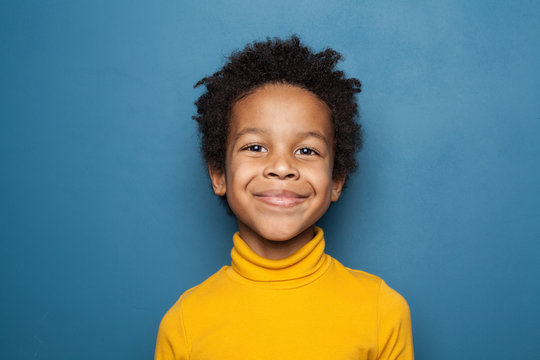
#> input picture Python/CV/1.jpg, 540 x 360 px
$ python 2.py
#> lines starting #> are read from the running program, lines starting #| are printed output that depends on the picture
import cv2

#Load the image
img = cv2.imread('1.jpg')
#> img is the input picture: shape (360, 540, 3); mean B, G, R 127.2, 125, 92.4

#Convert to image to grayscale
gray = cv2.cvtColor(img, cv2.COLOR_BGR2GRAY)
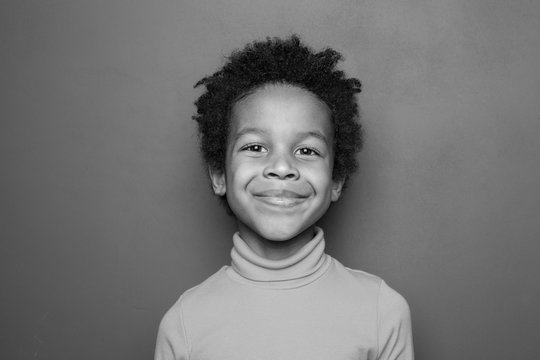
#> gray: shape (360, 540); min 1, max 240, mean 115.5

#Resize the img to 224x224
resized_img = cv2.resize(gray, (224, 224))
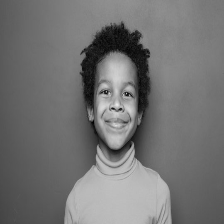
#> resized_img: shape (224, 224); min 1, max 233, mean 115.4

#Display the resized grayscale image in a single window
cv2.imshow("Processed Image", resized_img)

#Wait for a key press
key = cv2.waitKey(0) #Wait indefinitely for a key press
#> (key Esc is pressed here)

#Check if the "S" key was pressed
if key == ord("s"): #ord("s") returns the ASCII value of "s"
    #Save the processed image when the "s" key is pressed
    cv2.imwrite("processed_image.jpg", resized_img)
    print("Processed image saved as processed_image.jpg")
else:
    print("Processed image not saved")

#Close the window
cv2.destroyAllWindows()
